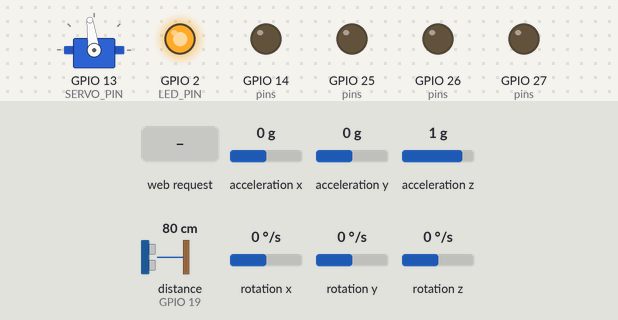
Simulated run of this sketch. Board: ESP32. Parts: servo, output pins drawn as LEDs (lit = HIGH). Wiring (inferred from the names in the program): ultrasonic range finder: trigger GPIO 18; echo GPIO 19; MPU-6050 motion sensor at I2C address 0x68. The inputs (shaded band) are chosen by the test bench; at power-on: acceleration x 0 g, acceleration y 0 g, acceleration z 1 g, distance to the obstacle (sensor on GPIO 19) 80 cm, rotation x 0 °/s, rotation y 0 °/s, rotation z 0 °/s. The echo pulse lasts 58.3 µs per cm; servo pulses on a pin are drawn as a servo (544–2400 µs = 0–180°); pins used as bus, display or sensor lines are not drawn; what the sketch prints to the serial monitor is not drawn.

Above: at 1.9 s.
2.0 s: HTTP request GET /c?l=1 received
At 2.34 s:
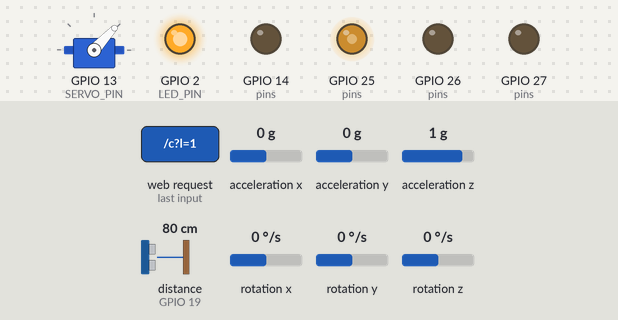
At 2.7 s:
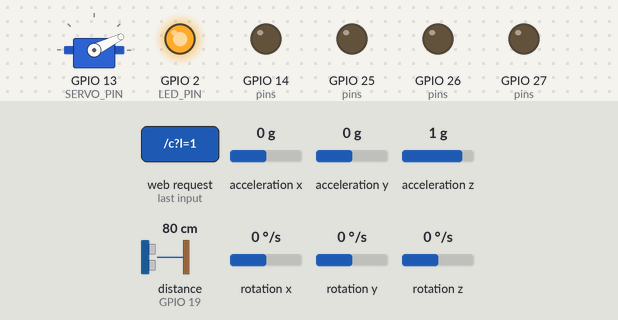
5.5 s: HTTP request GET /c?l=120&r=120&f=120 received
At 5.68 s:
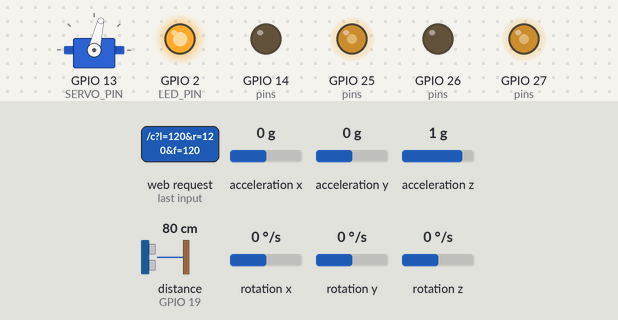
Timing chart, 0 to 15.0 s (numbered marks = the images above; inputs shaded):
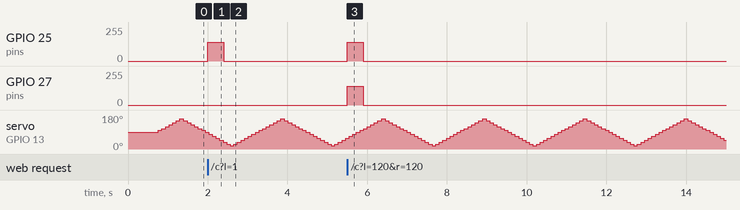

The sketch:

rover_sensors.ino
```cpp
// Rover: WiFi keyboard control + ultrasonic radar + GPS + MPU6050
// No extra libraries needed.
//
// WiFi: connect to "Rover" (password rover1234), open http://192.168.4.1
// Keys: W S A D drive, R spin, Space stop (double-tap = fast)
//       Q / E pan the ultrasonic left / right, C center, T sweep on/off,
//       X zero the heading
//
// Motors : L RPWM 25, L LPWM 26, R RPWM 27, R LPWM 14
// Servo  : signal GPIO 13      Ultrasonic: TRIG 18, ECHO 19 (through divider)
// GPS    : GPS TX -> GPIO 16, GPS RX -> GPIO 17
// MPU6050: SDA 21, SCL 22

#include <WiFi.h>
#include <WebServer.h>
#include <Wire.h>
#include <math.h>

// ---------- Settings you can change ----------
const char* AP_SSID = "Rover";
const char* AP_PASS = "rover1234";

const int NORMAL_SPEED = 140;      // 0 to 255
const int FAST_SPEED   = 200;      // after a double-tap
const int LEFT_DIR  = 1;           // -1 if a side goes the wrong way
const int RIGHT_DIR = 1;
const bool SWAP_SIDES = false;     // true if D turns left

const int OBSTACLE_STOP_CM = 20;   // forward motion stops closer than this. 0 = off
const int SWEEP_MIN = 20;          // sweep range of the servo (degrees)
const int SWEEP_MAX = 160;
const bool SERVO_REVERSED = false; // true if left and right look swapped on the radar
// ---------------------------------------------

const int L_RPWM = 25, L_LPWM = 26, R_RPWM = 27, R_LPWM = 14;
const int LED_PIN = 2;
const int SERVO_PIN = 13, TRIG_PIN = 18, ECHO_PIN = 19;
const int GPS_RX = 16, GPS_TX = 17;
const int SDA_PIN = 21, SCL_PIN = 22;

const int PWM_FREQ = 5000;
const int PWM_BITS = 8;
const int pins[4] = {L_RPWM, L_LPWM, R_RPWM, R_LPWM};
const int SERVO_CH = 4;            // used only by older ESP32 core versions

WebServer server(80);

// ---------- Drive state ----------
unsigned long lastCmd = 0;
bool moving = false;
int cmdL = 0, cmdR = 0, cmdSp = 0;
bool blockedNow = false;

// ---------- Ultrasonic state ----------
int servoAngle = 90;
int scanDir = 1;
bool sweepOn = true;
unsigned long lastScan = 0;
int distNow = 0;
int frontDist = 0;
unsigned long frontTime = 0;
int radar[19];

// ---------- MPU state ----------
const uint8_t MPU_ADDR = 0x68;
bool mpuOk = false;
float pitchDeg = 0, rollDeg = 0, yawDeg = 0, gyroBiasZ = 0;
unsigned long lastMpu = 0;

// ---------- GPS state ----------
char gpsBuf[100];
int gpsLen = 0;
double gpsLat = 0, gpsLon = 0;
float gpsAlt = 0, gpsSpeed = 0;
int gpsSats = 0, gpsFix = 0;
unsigned long lastGpsByte = 0;

// =============== Motors ===============
void setupPwm() {
  for (int i = 0; i < 4; i++) {
#if ESP_ARDUINO_VERSION_MAJOR >= 3
    ledcAttach(pins[i], PWM_FREQ, PWM_BITS);
#else
    ledcSetup(i, PWM_FREQ, PWM_BITS);
    ledcAttachPin(pins[i], i);
#endif
  }
}

void pwmWrite(int i, int duty) {
#if ESP_ARDUINO_VERSION_MAJOR >= 3
  ledcWrite(pins[i], duty);
#else
  ledcWrite(i, duty);
#endif
}

void setLeft(int speed) {
  speed *= LEFT_DIR;
  if (speed >= 0) { pwmWrite(0, speed); pwmWrite(1, 0); }
  else            { pwmWrite(0, 0);     pwmWrite(1, -speed); }
}

void setRight(int speed) {
  speed *= RIGHT_DIR;
  if (speed >= 0) { pwmWrite(2, speed); pwmWrite(3, 0); }
  else            { pwmWrite(2, 0);     pwmWrite(3, -speed); }
}

void stopAll() { setLeft(0); setRight(0); }

// Applies the current command, unless an obstacle blocks forward motion
void applyMotors() {
  bool forward = (cmdL >= 0 && cmdR >= 0 && (cmdL > 0 || cmdR > 0));
  bool close = (OBSTACLE_STOP_CM > 0 && frontDist > 0 && frontDist < OBSTACLE_STOP_CM &&
                millis() - frontTime < 1500);
  blockedNow = forward && close;
  if (blockedNow) stopAll();
  else { setLeft(cmdL * cmdSp); setRight(cmdR * cmdSp); }
}

// =============== Servo and ultrasonic ===============
void servoSetup() {
#if ESP_ARDUINO_VERSION_MAJOR >= 3
  ledcAttach(SERVO_PIN, 50, 14);
#else
  ledcSetup(SERVO_CH, 50, 14);
  ledcAttachPin(SERVO_PIN, SERVO_CH);
#endif
}

void servoWrite(int angle) {
  angle = constrain(angle, 0, 180);
  if (SERVO_REVERSED) angle = 180 - angle;
  uint32_t us = 500 + (uint32_t)angle * 1900UL / 180UL;
  uint32_t duty = us * 16383UL / 20000UL;
#if ESP_ARDUINO_VERSION_MAJOR >= 3
  ledcWrite(SERVO_PIN, duty);
#else
  ledcWrite(SERVO_CH, duty);
#endif
}

int readDistanceCm() {
  digitalWrite(TRIG_PIN, LOW);
  delayMicroseconds(3);
  digitalWrite(TRIG_PIN, HIGH);
  delayMicroseconds(10);
  digitalWrite(TRIG_PIN, LOW);
  unsigned long us = pulseIn(ECHO_PIN, HIGH, 25000);
  if (us == 0) return 0;                       // 0 = no echo
  int cm = (int)(us * 0.0343f / 2.0f);
  return (cm < 2 || cm > 400) ? 0 : cm;
}

void scanStep() {
  unsigned long now = millis();
  if (now - lastScan < 90) return;
  lastScan = now;

  int d = readDistanceCm();                    // servo has had 90 ms to arrive
  distNow = d;
  radar[servoAngle / 10] = d;
  if (abs(servoAngle - 90) <= 20) { frontDist = d; frontTime = now; }

  if (sweepOn) {
    servoAngle += 10 * scanDir;
    if (servoAngle >= SWEEP_MAX) { servoAngle = SWEEP_MAX; scanDir = -1; }
    if (servoAngle <= SWEEP_MIN) { servoAngle = SWEEP_MIN; scanDir = 1; }
    servoWrite(servoAngle);
  }
  if (moving) applyMotors();
}

// =============== MPU6050 ===============
bool mpuRead(float &ax, float &ay, float &az, float &gz) {
  Wire.beginTransmission(MPU_ADDR);
  Wire.write(0x3B);
  if (Wire.endTransmission(false) != 0) return false;
  if (Wire.requestFrom((int)MPU_ADDR, 14) != 14) return false;
  int16_t v[7];
  for (int i = 0; i < 7; i++) {
    int hi = Wire.read();
    int lo = Wire.read();
    v[i] = (int16_t)((hi << 8) | lo);
  }
  ax = v[0] / 16384.0f;
  ay = v[1] / 16384.0f;
  az = v[2] / 16384.0f;
  gz = v[6] / 131.0f;
  return true;
}

bool mpuBegin() {
  Wire.begin(SDA_PIN, SCL_PIN);
  Wire.beginTransmission(MPU_ADDR);
  Wire.write(0x6B);
  Wire.write(0x00);                            // wake up
  if (Wire.endTransmission() != 0) return false;
  delay(100);
  float sum = 0; int n = 0;                    // keep the rover still for this
  for (int i = 0; i < 100; i++) {
    float ax, ay, az, gz;
    if (mpuRead(ax, ay, az, gz)) { sum += gz; n++; }
    delay(5);
  }
  gyroBiasZ = n ? sum / n : 0;
  lastMpu = micros();
  return true;
}

void mpuUpdate() {
  if (!mpuOk) return;
  unsigned long now = micros();
  if (now - lastMpu < 20000) return;
  float dt = (now - lastMpu) / 1000000.0f;
  lastMpu = now;
  float ax, ay, az, gz;
  if (!mpuRead(ax, ay, az, gz)) return;
  float roll = atan2f(ay, az) * 57.2958f;
  float pitch = atan2f(-ax, sqrtf(ay * ay + az * az)) * 57.2958f;
  rollDeg = 0.85f * rollDeg + 0.15f * roll;
  pitchDeg = 0.85f * pitchDeg + 0.15f * pitch;
  float g = gz - gyroBiasZ;
  if (fabsf(g) < 0.3f) g = 0;
  yawDeg -= g * dt;                            // clockwise = positive
  yawDeg = fmodf(yawDeg, 360.0f);
  if (yawDeg < 0) yawDeg += 360.0f;
}

// =============== GPS (reads NMEA text itself) ===============
double nmeaToDeg(const char* s, const char* hemi) {
  if (!s || !*s) return 0;
  double v = atof(s);
  int deg = (int)(v / 100);
  double d = deg + (v - deg * 100) / 60.0;
  if (hemi && (hemi[0] == 'S' || hemi[0] == 'W')) d = -d;
  return d;
}

void gpsParse(char* line) {
  char* star = strchr(line, '*');
  if (line[0] != '$' || !star) return;
  uint8_t cs = 0;
  for (char* p = line + 1; p < star; p++) cs ^= *p;
  if ((uint8_t)strtol(star + 1, NULL, 16) != cs) return;     // bad checksum
  *star = 0;

  char* f[20]; int n = 0;
  f[n++] = line;
  for (char* p = line; *p && n < 20; p++) {
    if (*p == ',') { *p = 0; f[n++] = p + 1; }
  }
  if (strlen(f[0]) < 6) return;

  if (strcmp(f[0] + 3, "GGA") == 0 && n >= 10) {
    gpsFix = atoi(f[6]);
    gpsSats = atoi(f[7]);
    gpsAlt = atof(f[9]);
    if (gpsFix > 0) {
      gpsLat = nmeaToDeg(f[2], f[3]);
      gpsLon = nmeaToDeg(f[4], f[5]);
    }
  } else if (strcmp(f[0] + 3, "RMC") == 0 && n >= 8) {
    gpsSpeed = (f[2][0] == 'A') ? atof(f[7]) * 1.852f : 0;    // knots to km/h
  }
}

void gpsFeed() {
  while (Serial2.available()) {
    char c = Serial2.read();
    lastGpsByte = millis();
    if (c == '$') gpsLen = 0;
    if (gpsLen < (int)sizeof(gpsBuf) - 1) gpsBuf[gpsLen++] = c;
    if (c == '\n') {
      gpsBuf[gpsLen] = 0;
      gpsParse(gpsBuf);
      gpsLen = 0;
    }
  }
}

// =============== Web page ===============
const char PAGE[] = R"rawliteral(
<!DOCTYPE html><html><head><meta charset="utf-8">
<meta name="viewport" content="width=device-width,initial-scale=1">
<title>Rover</title>
<style>
body{font-family:Arial,sans-serif;background:#111;color:#eee;text-align:center;margin:0;padding:16px}
.ok{color:#4caf50}.bad{color:#f44336}.fast{color:#ff9800}
#mode{font-size:34px;font-weight:bold;margin:10px}
#warn{font-size:22px;font-weight:bold;color:#f44336;min-height:28px}
.card{background:#1c1c1c;border:1px solid #333;border-radius:10px;max-width:420px;margin:12px auto;padding:12px}
.card h2{margin:0 0 8px;font-size:18px;color:#4fc3f7}
.big{font-size:36px;font-weight:bold}
button{background:#333;color:#eee;border:1px solid #555;border-radius:6px;padding:8px 12px;margin:3px;font-size:15px}
table{margin:8px auto;border-collapse:collapse;font-size:14px}
td{border:1px solid #444;padding:4px 10px;text-align:left}
.k{font-weight:bold;color:#4fc3f7}
canvas{background:#0a0a0a;border-radius:8px;max-width:100%}
</style></head><body>
<h1>Rover</h1>
<div id="st" class="bad">Connecting...</div>
<div id="mode">STOPPED</div>
<div id="warn"></div>

<div class="card"><h2>Ultrasonic radar</h2>
<div id="dist" class="big">--</div>
<canvas id="radar" width="360" height="200"></canvas>
<div>
<button onclick="u('l')">&#9664; Pan left (Q)</button>
<button onclick="u('c')">Center (C)</button>
<button onclick="u('r')">Pan right (E) &#9654;</button><br>
<button onclick="u('t')">Sweep on / off (T)</button>
</div></div>

<div class="card"><h2>Orientation (MPU6050)</h2><div id="mpu">--</div>
<button onclick="u('z')">Zero heading (X)</button></div>

<div class="card"><h2>GPS</h2><div id="gps">--</div></div>

<div class="card"><h2>Keys</h2>
<table>
<tr><td class="k">W / S</td><td>Forward / backward</td></tr>
<tr><td class="k">A / D</td><td>Turn left / right</td></tr>
<tr><td class="k">R</td><td>Spin</td></tr>
<tr><td class="k">Space</td><td>Stop</td></tr>
<tr><td colspan="2">Double-tap a key and hold it for FAST</td></tr>
</table></div>

<script>
const $ = id => document.getElementById(id);
const keys = new Set(), fastKeys = new Set(), lastDown = {};
const MOVE = ['w','a','s','d','r'];
const UIKEY = {q:'l', e:'r', c:'c', t:'t', x:'z'};
let busy = false, lastMoving = false;

function state() {
  const t = (keys.has('w') ? 1 : 0) - (keys.has('s') ? 1 : 0);
  const n = (keys.has('d') ? 1 : 0) - (keys.has('a') ? 1 : 0);
  let l, r;
  if (keys.has('r')) { l = 1; r = -1; }
  else {
    l = Math.max(-1, Math.min(1, t + n));
    r = Math.max(-1, Math.min(1, t - n));
  }
  let f = 0;
  for (const k of keys) if (fastKeys.has(k)) f = 1;
  return {l: l, r: r, f: f};
}

function setConn(ok) {
  $('st').textContent = ok ? 'Connected' : 'Not connected';
  $('st').className = ok ? 'ok' : 'bad';
}

function send(l, r, f, force) {
  if (busy && !force) return;
  busy = true;
  const c = new AbortController();
  const to = setTimeout(() => c.abort(), 400);
  fetch('/c?l=' + l + '&r=' + r + '&f=' + f, {signal: c.signal, cache: 'no-store'})
    .then(() => setConn(true))
    .catch(() => setConn(false))
    .finally(() => { clearTimeout(to); busy = false; });
}

function u(c) { fetch('/u?c=' + c, {cache: 'no-store'}).catch(() => {}); }

function update() {
  const s = state();
  const moving = (s.l !== 0 || s.r !== 0);
  if (moving) {
    $('mode').textContent = s.f ? 'FAST' : 'NORMAL';
    $('mode').className = s.f ? 'fast' : '';
    send(s.l, s.r, s.f, false);
  } else {
    $('mode').textContent = 'STOPPED';
    $('mode').className = '';
    if (lastMoving) send(0, 0, 0, true);
  }
  lastMoving = moving;
}

document.addEventListener('keydown', e => {
  const k = (e.key === ' ') ? ' ' : e.key.toLowerCase();
  if (k === ' ') { keys.clear(); fastKeys.clear(); update(); e.preventDefault(); return; }
  if (UIKEY[k]) { e.preventDefault(); if (!e.repeat) u(UIKEY[k]); return; }
  if (!MOVE.includes(k)) return;
  e.preventDefault();
  if (e.repeat) return;
  const now = Date.now();
  if (lastDown[k] && now - lastDown[k] < 350) fastKeys.add(k); else fastKeys.delete(k);
  lastDown[k] = now;
  keys.add(k);
  update();
});
document.addEventListener('keyup', e => {
  const k = e.key.toLowerCase();
  keys.delete(k); fastKeys.delete(k); update();
});
window.addEventListener('blur', () => { keys.clear(); fastKeys.clear(); update(); });
setInterval(update, 100);
setInterval(() => { if (!lastMoving) send(0, 0, 0, false); }, 2000);

function drawRadar(radar, ang) {
  const c = $('radar'), x = c.getContext('2d');
  const W = c.width, H = c.height, cx = W / 2, cy = H - 10, R = H - 30;
  x.clearRect(0, 0, W, H);
  x.strokeStyle = '#333'; x.fillStyle = '#777'; x.lineWidth = 1; x.font = '11px Arial';
  for (let i = 1; i <= 4; i++) {
    x.beginPath(); x.arc(cx, cy, R * i / 4, Math.PI, 2 * Math.PI); x.stroke();
    x.fillText((i * 50) + ' cm', cx + 4, cy - R * i / 4 + 12);
  }
  const a = ang * Math.PI / 180;
  x.strokeStyle = '#4fc3f7';
  x.beginPath(); x.moveTo(cx, cy); x.lineTo(cx + R * Math.cos(a), cy - R * Math.sin(a)); x.stroke();
  for (let i = 0; i < radar.length; i++) {
    const d = radar[i]; if (d <= 0) continue;
    const th = i * 10 * Math.PI / 180, r = Math.min(d, 200) / 200 * R;
    x.fillStyle = d < 30 ? '#f44336' : '#4caf50';
    x.beginPath(); x.arc(cx + r * Math.cos(th), cy - r * Math.sin(th), 5, 0, 2 * Math.PI); x.fill();
  }
}

function poll() {
  fetch('/s', {cache: 'no-store'}).then(r => r.json()).then(s => {
    setConn(true);
    $('dist').textContent = s.d > 0 ? s.d + ' cm' : 'no echo';
    drawRadar(s.rd, s.a);
    $('warn').textContent = s.bl ? 'OBSTACLE - forward blocked' : (s.ti ? 'ROVER TILTED' : '');
    $('mpu').innerHTML = s.mo
      ? 'Pitch ' + s.pi + '&deg; &middot; Roll ' + s.ro + '&deg;<br>Heading change ' + s.ya + '&deg;'
      : 'MPU6050 not found - check wiring, then press EN';
    if (!s.go) $('gps').textContent = 'No GPS data - check wiring';
    else if (!s.fx) $('gps').textContent = 'Searching for satellites... (' + s.sa + ' seen). Go outdoors.';
    else $('gps').innerHTML = 'Fix OK &middot; ' + s.sa + ' satellites<br>' + s.la + ', ' + s.lo +
      '<br>Speed ' + s.sp + ' km/h &middot; Altitude ' + s.al + ' m';
  }).catch(() => setConn(false));
}
setInterval(poll, 300);
</script></body></html>
)rawliteral";

// =============== Web handlers ===============
void handleRoot() { server.send(200, "text/html", PAGE); }

void handleCmd() {
  int l = constrain(server.arg("l").toInt(), -1, 1);
  int r = constrain(server.arg("r").toInt(), -1, 1);
  if (SWAP_SIDES) { int t = l; l = r; r = t; }
  cmdL = l;
  cmdR = r;
  cmdSp = (server.arg("f") == "1") ? FAST_SPEED : NORMAL_SPEED;
  moving = (l != 0 || r != 0);
  lastCmd = millis();
  applyMotors();
  server.send(200, "text/plain", "ok");
}

void handleUi() {
  String c = server.arg("c");
  if (c == "t") sweepOn = !sweepOn;
  else if (c == "l") { sweepOn = false; servoAngle = constrain(servoAngle + 10, 0, 180); servoWrite(servoAngle); }
  else if (c == "r") { sweepOn = false; servoAngle = constrain(servoAngle - 10, 0, 180); servoWrite(servoAngle); }
  else if (c == "c") { sweepOn = false; servoAngle = 90; servoWrite(90); }
  else if (c == "z") yawDeg = 0;
  server.send(200, "text/plain", "ok");
}

void handleStatus() {
  bool tilt = (fabsf(rollDeg) > 45 || fabsf(pitchDeg) > 45);
  bool gpsOk = (lastGpsByte != 0 && millis() - lastGpsByte < 3000);
  String j;
  j.reserve(420);
  j += "{\"d\":";  j += distNow;
  j += ",\"a\":";  j += servoAngle;
  j += ",\"bl\":"; j += (blockedNow ? 1 : 0);
  j += ",\"rd\":[";
  for (int i = 0; i < 19; i++) { if (i) j += ","; j += radar[i]; }
  j += "],\"mo\":"; j += (mpuOk ? 1 : 0);
  j += ",\"pi\":";  j += String(pitchDeg, 0);
  j += ",\"ro\":";  j += String(rollDeg, 0);
  j += ",\"ya\":";  j += String(yawDeg, 0);
  j += ",\"ti\":";  j += (tilt ? 1 : 0);
  j += ",\"go\":";  j += (gpsOk ? 1 : 0);
  j += ",\"fx\":";  j += (gpsFix > 0 ? 1 : 0);
  j += ",\"sa\":";  j += gpsSats;
  j += ",\"la\":";  j += String(gpsLat, 6);
  j += ",\"lo\":";  j += String(gpsLon, 6);
  j += ",\"al\":";  j += String(gpsAlt, 0);
  j += ",\"sp\":";  j += String(gpsSpeed, 1);
  j += "}";
  server.send(200, "application/json", j);
}

// =============== Setup and loop ===============
void setup() {
  Serial.begin(115200);
  pinMode(LED_PIN, OUTPUT);
  pinMode(TRIG_PIN, OUTPUT);
  pinMode(ECHO_PIN, INPUT);
  setupPwm();
  stopAll();
  servoSetup();
  servoWrite(90);

  Serial2.begin(9600, SERIAL_8N1, GPS_RX, GPS_TX);
  mpuOk = mpuBegin();                          // keep the rover still for 1 second
  Serial.println(mpuOk ? "MPU6050 found" : "MPU6050 NOT found");

  WiFi.mode(WIFI_AP);
  WiFi.softAP(AP_SSID, AP_PASS);
  WiFi.setSleep(false);

  server.on("/", handleRoot);
  server.on("/c", handleCmd);
  server.on("/u", handleUi);
  server.on("/s", handleStatus);
  server.begin();

  digitalWrite(LED_PIN, HIGH);                 // blue light on = ready
  Serial.print("Open http://");
  Serial.println(WiFi.softAPIP());
}

void loop() {
  server.handleClient();
  gpsFeed();
  mpuUpdate();
  scanStep();
  if (moving && millis() - lastCmd > 400) {    // failsafe
    cmdL = 0; cmdR = 0;
    moving = false;
    stopAll();
  }
}
```

Measured:
- after the input at 2.0 s, GPIO 25 (pins): 0/255 → 139/255 at once, → 0/255 0.40 s later
- after the input at 5.5 s, GPIO 25 (pins), GPIO 27 (pins): 0/255 → 139/255 at once, → 0/255 0.40 s later
